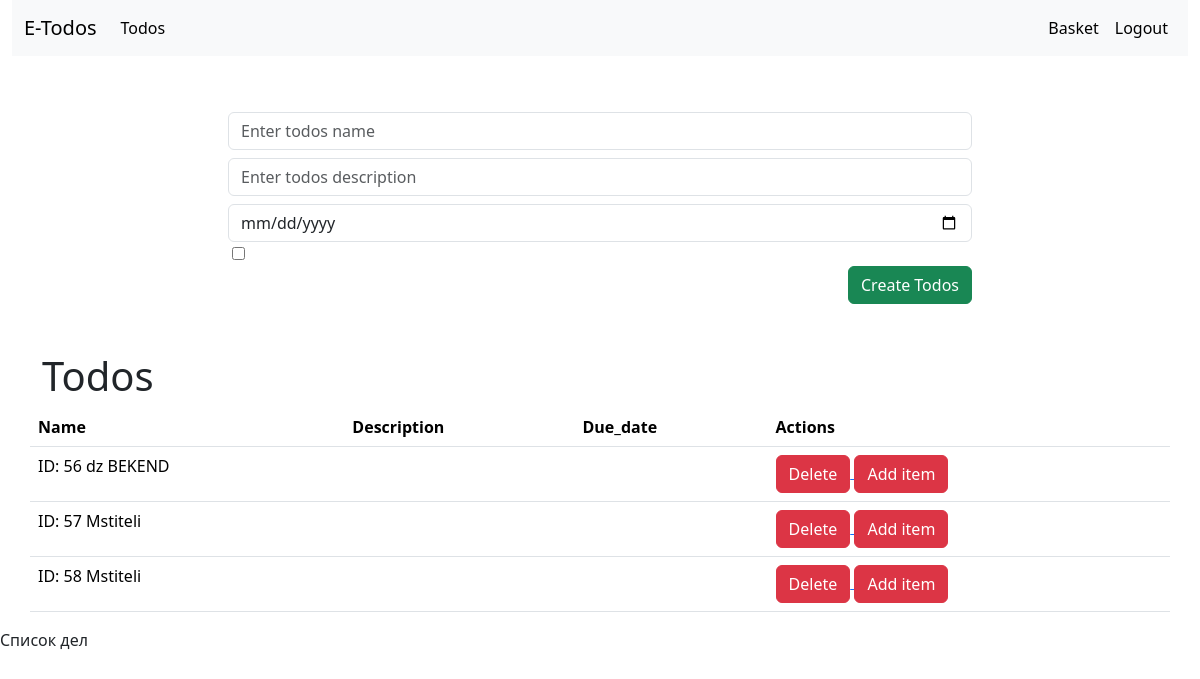
Screenshot of /todos/ (signed in) with the database file from the repository.
### todos/models.py (models this page shows)
class Todo(models.Model):
    title = models.CharField(null=False, max_length=255, default='')
    description = models.CharField(null=False, max_length=2000, default='')
    due_date = models.DateField(null=False, max_length=255, default='')
    status = models.BooleanField(null=False, default=0)
    owner = models.ForeignKey(User, on_delete=models.CASCADE, null=True)
    class Meta:
        verbose_name = 'Todo'
        verbose_name_plural = 'Todos'
    def __str__(self):
        return f'ID: {self.id} {self.title}'

### todos/views.py (the view, shortened to what this page needs)
# urls.py: path('todos/', todo_page_view, name='todo'),
def todo_page_view(request):
        if request.method == 'GET':
            form = CreateTodoForm()
            todos = Todo.objects.all()
            return render(request, 'todos/index.html', {'todos': todos, 'form': form})

### todos/forms.py
class CreateTodoForm(forms.Form):
    title = forms.CharField(min_length=1, max_length=255, required=True,
                            widget=forms.TextInput(attrs={'class': 'form-control',
                                                          'placeholder': 'Enter todos name'
                                                          }))
    description = forms.CharField(min_length=1, max_length=3000, required=False,
                                  widget=forms.TextInput(attrs={'class': 'form-control',
                                                                'placeholder': 'Enter todos description '
                                                                }))
    due_date = forms.DateField(required=True,
                               widget=forms.TextInput(attrs={'type': 'date', 'class': 'form-control',
                                                                'placeholder': 'Enter todos due_date'
                                                             }))
    status = forms.BooleanField(required=False,)

### todos/templates/todos/index.html (shortened to what this page needs)
{% extends 'base.html' %}
{% block content %}
        <div class="container-fluid">
            <div class="row">
                <div class="col-12">
                    {% include 'header.html' %}
                </div>
            </div>
        </div>
        <div class="container">
                <div class="col-8 offset-2">
                    <form action="{% url 'todo' %}" method="POST" class="my-5">
                        {% for field in form %}
                            <div class="md-3" >
                                    {{ field }}
                            </div>
                        {% endfor %}
                        <div class="d-flex justify-content-end">
                            <button class="btn btn-success" type="submit"> Create Todos </button>
                        </div>
                    </form>
                </div>
             <div class="row">
                 <div class="col-12">
                     <h1>Todos</h1>
                 </div>
                    {% if todos|length > 0 %}
                        <table class="table">
                          <thead>
                            <tr>
                              <th scope="col">Name</th>
                              <th scope="col">Description</th>
                              <th scope="col">Due_date</th>
                                <th scope="col">Actions</th>
                            </tr>
                          </thead>
                          <tbody>
                           {% for todo in todos %}
                                    <tr>
                                      <td>{{ todo }}</td>
                                      <td>{{ todo_details }}</td>
                                      <td>{{ delete_todo_page }}</td>
                                      <td>
                                           <a href="{% url 'delete_todo_page' pk=todo.id %}" class="delete-link">
                                               <button class="btn btn-danger">Delete</button>
                                           </a>
                                          <a href="{% url 'add_to_basket' pk=todo.id %}" class="delete-link">
                                               <button class="btn btn-danger">Add item</button>
                                           </a>
                                      </td>
                                    </tr>
                            {% endfor %}
                          </tbody>
                        </table>
                    {% else %}
                        <div class="col-12">
                            <p style="text-align: center;">Alas, No Magical Todos Found </p>
                        </div>
                    {% endif %}
            </div>
        </div>
{% endblock %}

### rows the page displays
Todo: id+title "ID: 56 dz BEKEND"
Todo: id+title "ID: 57 Mstiteli"
Todo: id+title "ID: 58 Mstiteli"
